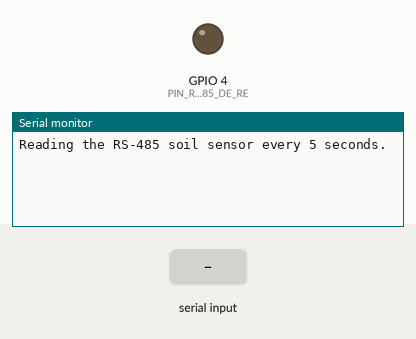
The sketch below on a simulated ESP32. On the bench: output pins drawn as LEDs (lit = HIGH), the last lines printed to the serial monitor. Inputs (shaded band) come from the test bench.

Above: at 2.2 s.
2.3 s: "90,45\n" received over Serial
At 2.8 s:
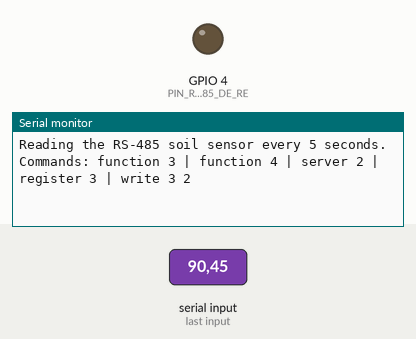
3.8 s: "server 90\n" received over Serial
At 5.2 s:
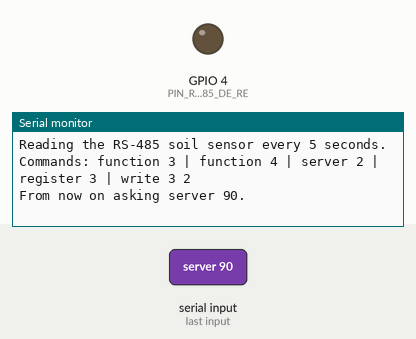

The sketch:

module15_read_registers.ino
```cpp
// Module 15 - Practice 4, the NODE 1 board: reading the "RS-485 soil sensor" with the ModbusMaster library.
// Every 5 seconds it reads registers 0-2, turns them into the real numbers, and prints how long it took.
// Commands in the Serial Monitor: function 3 | function 4 | server 2 | register 3 | write 3 2
// Library: ModbusMaster version 2.0.1 (Doc Walker). esp32 package 3.3.12.

#include <ModbusMaster.h>

const int PIN_RS485_RX = 16;    // RX2 <- RO of the MAX485 module, through a 4.7 kΩ + 10 kΩ voltage divider
const int PIN_RS485_TX = 17;    // TX2 -> DI of the MAX485 module
const int PIN_RS485_DE_RE = 4;  // D4 -> DE and RE of the MAX485 module, joined together
const unsigned long READ_INTERVAL = 5000;

ModbusMaster sensor;
uint8_t serverAddress = 1;  // the address of the sensor being asked (datasheet: default 1)
uint8_t functionCode = 3;   // 3 = read holding registers, 4 = read input registers
unsigned long lastReadTime = 0;
char line[41];
int lineLength = 0;

// Called by ModbusMaster right before it sends a request.
void beforeSend() {
  digitalWrite(PIN_RS485_DE_RE, HIGH);  // press the talk button
}

// Called by ModbusMaster after Serial2.flush(): the last byte of the request has gone out.
void afterSend() {
  digitalWrite(PIN_RS485_DE_RE, LOW);  // release the talk button: listen for the reply
  while (Serial2.available() > 0) {
    Serial2.read();  // throw away any garbage read while this board was talking
  }
}

const char* resultMeaning(uint8_t code) {
  switch (code) {
    case ModbusMaster::ku8MBSuccess: return "success";
    case ModbusMaster::ku8MBIllegalFunction: return "exception 01: function unknown to the server";
    case ModbusMaster::ku8MBIllegalDataAddress: return "exception 02: the requested register does not exist";
    case ModbusMaster::ku8MBIllegalDataValue: return "exception 03: the request content is not valid";
    case ModbusMaster::ku8MBSlaveDeviceFailure: return "exception 04: server failure";
    case ModbusMaster::ku8MBInvalidSlaveID: return "reply server address wrong";
    case ModbusMaster::ku8MBInvalidFunction: return "reply function code wrong";
    case ModbusMaster::ku8MBResponseTimedOut: return "no reply (timeout)";
    case ModbusMaster::ku8MBInvalidCRC: return "reply CRC wrong";
    default: return "another code";
  }
}

// Reads registers 0-2 with the function chosen now, then prints the result.
void readSensor() {
  unsigned long start = millis();
  uint8_t result;
  if (functionCode == 4) {
    result = sensor.readInputRegisters(0, 3);    // from register 0, 3 of them
  } else {
    result = sensor.readHoldingRegisters(0, 3);  // from register 0, 3 of them
  }
  unsigned long elapsed = millis() - start;
  if (result == ModbusMaster::ku8MBSuccess) {
    float moisture = sensor.getResponseBuffer(0) / 10.0;  // datasheet: x10
    float temperature = (int16_t)sensor.getResponseBuffer(1) / 10.0;  // x10 and SIGNED: it can be below zero
    uint16_t ec = sensor.getResponseBuffer(2);            // no multiplier
    Serial.printf("server %u, function %02u: moisture %.1f %%, temperature %.1f C, EC %u uS/cm (%lu ms)\n", serverAddress,
                  functionCode, moisture, temperature, ec, elapsed);
  } else {
    Serial.printf("server %u, function %02u: FAILED, code 0x%02X = %s (%lu ms)\n", serverAddress, functionCode, result,
                  resultMeaning(result), elapsed);
  }
}

// Reads just one register and prints its content as it is.
void readOneRegister(uint16_t number) {
  uint8_t result;
  if (functionCode == 4) {
    result = sensor.readInputRegisters(number, 1);
  } else {
    result = sensor.readHoldingRegisters(number, 1);
  }
  if (result == ModbusMaster::ku8MBSuccess) {
    Serial.printf("register %u (function %02u) holds %u\n", number, functionCode, sensor.getResponseBuffer(0));
  } else {
    Serial.printf("register %u (function %02u): FAILED, code 0x%02X = %s\n", number, functionCode, result, resultMeaning(result));
  }
}

void writeRegister(uint16_t number, uint16_t value) {
  uint8_t result = sensor.writeSingleRegister(number, value);  // function 06
  Serial.printf("write register %u = %u to server %u: %s\n", number, value, serverAddress, resultMeaning(result));
}

void runCommand() {
  unsigned int a = 0;
  unsigned int b = 0;
  if (sscanf(line, "function %u", &a) == 1 && (a == 3 || a == 4)) {
    functionCode = a;
    Serial.printf("From now on using function %02u.\n", functionCode);
  } else if (sscanf(line, "server %u", &a) == 1 && a >= 1 && a <= 247) {
    serverAddress = a;
    sensor.begin(serverAddress, Serial2);  // change the address being asked
    Serial.printf("From now on asking server %u.\n", serverAddress);
  } else if (sscanf(line, "register %u", &a) == 1 && a <= 65535) {
    readOneRegister(a);
  } else if (sscanf(line, "write %u %u", &a, &b) == 2 && a <= 65535 && b <= 65535) {
    writeRegister(a, b);
  } else {
    Serial.println("Commands: function 3 | function 4 | server 2 | register 3 | write 3 2");
  }
}

void setup() {
  Serial.begin(115200);
  delay(1000);
  pinMode(PIN_RS485_DE_RE, OUTPUT);
  digitalWrite(PIN_RS485_DE_RE, LOW);  // start by listening
  Serial2.begin(9600, SERIAL_8N1, PIN_RS485_RX, PIN_RS485_TX);  // the pins must be written (esp32 3.x package)
  sensor.begin(serverAddress, Serial2);
  sensor.preTransmission(beforeSend);
  sensor.postTransmission(afterSend);
  Serial.println();
  Serial.println("Reading the RS-485 soil sensor every 5 seconds.");
}

void loop() {
  if (millis() - lastReadTime >= READ_INTERVAL) {
    lastReadTime = millis();
    readSensor();
  }
  while (Serial.available() > 0) {
    char letter = Serial.read();
    if (letter == '\n') {
      line[lineLength] = '\0';
      lineLength = 0;
      runCommand();
    } else if (letter != '\r' && lineLength < 40) {
      line[lineLength] = letter;
      lineLength++;
    }
  }
}
```

Measured:
- after the input at 2.3 s, the serial monitor: prints a new line at once (image 1)
- after the input at 3.8 s, the serial monitor: prints a new line at once (image 2)
